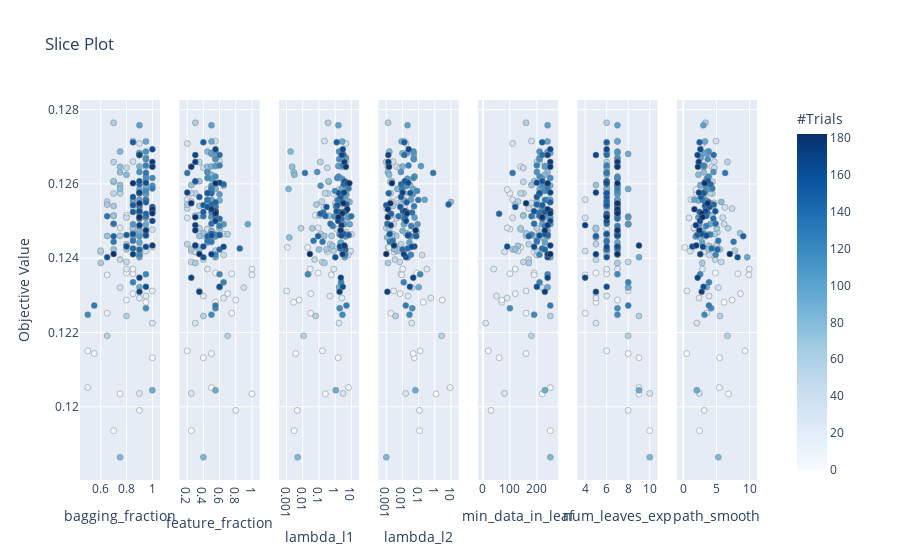

The cell this chart's notebook holds for it:
### Code cell
plot_slice(study)

### Figure 1 — Plotly figure (JSON) as saved in the notebook; plotly's stock layout.template omitted (floating-point values rounded to 4 significant figures; data arrays with more than 128 entries replaced by an {"elided": "..."} marker saying what was removed)
{"data": [{"marker": {"color": {"elided": "183 int values"}, "colorbar": {"title": {"text": "#Trials"}, "x": 1, "xpad": 40, "y": 0.5}, "colorscale": [[0, "rgb(247,251,255)"], [0.125, "rgb(222,235,247)"], [0.25, "rgb(198,219,239)"], [0.375, "rgb(158,202,225)"], [0.5, "rgb(107,174,214)"], [0.625, "rgb(66,146,198)"], [0.75, "rgb(33,113,181)"], [0.875, "rgb(8,81,156)"], [1, "rgb(8,48,107)"]], "line": {"color": "Grey", "width": 0.5}, "showscale": true}, "mode": "markers", "showlegend": false, "type": "scatter", "x": {"elided": "183 float values"}, "xaxis": "x", "y": {"elided": "183 float values"}, "yaxis": "y"}, {"marker": {"color": {"elided": "183 int values"}, "colorbar": {"title": {"text": "#Trials"}, "x": 1, "xpad": 40}, "colorscale": [[0, "rgb(247,251,255)"], [0.125, "rgb(222,235,247)"], [0.25, "rgb(198,219,239)"], [0.375, "rgb(158,202,225)"], [0.5, "rgb(107,174,214)"], [0.625, "rgb(66,146,198)"], [0.75, "rgb(33,113,181)"], [0.875, "rgb(8,81,156)"], [1, "rgb(8,48,107)"]], "line": {"color": "Grey", "width": 0.5}, "showscale": false}, "mode": "markers", "showlegend": false, "type": "scatter", "x": {"elided": "183 float values"}, "xaxis": "x2", "y": {"elided": "183 float values"}, "yaxis": "y2"}, {"marker": {"color": {"elided": "183 int values"}, "colorbar": {"title": {"text": "#Trials"}, "x": 1, "xpad": 40}, "colorscale": [[0, "rgb(247,251,255)"], [0.125, "rgb(222,235,247)"], [0.25, "rgb(198,219,239)"], [0.375, "rgb(158,202,225)"], [0.5, "rgb(107,174,214)"], [0.625, "rgb(66,146,198)"], [0.75, "rgb(33,113,181)"], [0.875, "rgb(8,81,156)"], [1, "rgb(8,48,107)"]], "line": {"color": "Grey", "width": 0.5}, "showscale": false}, "mode": "markers", "showlegend": false, "type": "scatter", "x": {"elided": "183 float values"}, "xaxis": "x3", "y": {"elided": "183 float values"}, "yaxis": "y3"}, {"marker": {"color": {"elided": "183 int values"}, "colorbar": {"title": {"text": "#Trials"}, "x": 1, "xpad": 40}, "colorscale": [[0, "rgb(247,251,255)"], [0.125, "rgb(222,235,247)"], [0.25, "rgb(198,219,239)"], [0.375, "rgb(158,202,225)"], [0.5, "rgb(107,174,214)"], [0.625, "rgb(66,146,198)"], [0.75, "rgb(33,113,181)"], [0.875, "rgb(8,81,156)"], [1, "rgb(8,48,107)"]], "line": {"color": "Grey", "width": 0.5}, "showscale": false}, "mode": "markers", "showlegend": false, "type": "scatter", "x": {"elided": "183 float values"}, "xaxis": "x4", "y": {"elided": "183 float values"}, "yaxis": "y4"}, {"marker": {"color": {"elided": "183 int values"}, "colorbar": {"title": {"text": "#Trials"}, "x": 1, "xpad": 40}, "colorscale": [[0, "rgb(247,251,255)"], [0.125, "rgb(222,235,247)"], [0.25, "rgb(198,219,239)"], [0.375, "rgb(158,202,225)"], [0.5, "rgb(107,174,214)"], [0.625, "rgb(66,146,198)"], [0.75, "rgb(33,113,181)"], [0.875, "rgb(8,81,156)"], [1, "rgb(8,48,107)"]], "line": {"color": "Grey", "width": 0.5}, "showscale": false}, "mode": "markers", "showlegend": false, "type": "scatter", "x": {"elided": "183 int values"}, "xaxis": "x5", "y": {"elided": "183 float values"}, "yaxis": "y5"}, {"marker": {"color": {"elided": "183 int values"}, "colorbar": {"title": {"text": "#Trials"}, "x": 1, "xpad": 40}, "colorscale": [[0, "rgb(247,251,255)"], [0.125, "rgb(222,235,247)"], [0.25, "rgb(198,219,239)"], [0.375, "rgb(158,202,225)"], [0.5, "rgb(107,174,214)"], [0.625, "rgb(66,146,198)"], [0.75, "rgb(33,113,181)"], [0.875, "rgb(8,81,156)"], [1, "rgb(8,48,107)"]], "line": {"color": "Grey", "width": 0.5}, "showscale": false}, "mode": "markers", "showlegend": false, "type": "scatter", "x": {"elided": "183 int values"}, "xaxis": "x6", "y": {"elided": "183 float values"}, "yaxis": "y6"}, {"marker": {"color": {"elided": "183 int values"}, "colorbar": {"title": {"text": "#Trials"}, "x": 1, "xpad": 40}, "colorscale": [[0, "rgb(247,251,255)"], [0.125, "rgb(222,235,247)"], [0.25, "rgb(198,219,239)"], [0.375, "rgb(158,202,225)"], [0.5, "rgb(107,174,214)"], [0.625, "rgb(66,146,198)"], [0.75, "rgb(33,113,181)"], [0.875, "rgb(8,81,156)"], [1, "rgb(8,48,107)"]], "line": {"color": "Grey", "width": 0.5}, "showscale": false}, "mode": "markers", "showlegend": false, "type": "scatter", "x": {"elided": "183 float values"}, "xaxis": "x7", "y": {"elided": "183 float values"}, "yaxis": "y7"}], "layout": {"autosize": true, "title": {"text": "Slice Plot"}, "xaxis": {"anchor": "y", "autorange": true, "domain": [0, 0.1184], "range": [0.4553, 1.045], "title": {"text": "bagging_fraction"}, "type": "linear"}, "xaxis2": {"anchor": "y2", "autorange": true, "domain": [0.1469, 0.2653], "range": [0.1285, 1.072], "title": {"text": "feature_fraction"}, "type": "linear"}, "xaxis3": {"anchor": "y3", "autorange": true, "domain": [0.2939, 0.4122], "range": [-3.344, 1.355], "title": {"text": "lambda_l1"}, "type": "log"}, "xaxis4": {"anchor": "y4", "autorange": true, "domain": [0.4408, 0.5592], "range": [-3.356, 1.345], "title": {"text": "lambda_l2"}, "type": "log"}, "xaxis5": {"anchor": "y5", "autorange": true, "domain": [0.5878, 0.7061], "range": [-11.46, 271.5], "title": {"text": "min_data_in_leaf"}, "type": "linear"}, "xaxis6": {"anchor": "y6", "autorange": true, "domain": [0.7347, 0.8531], "range": [3.463, 10.54], "title": {"text": "num_leaves_exp"}, "type": "linear"}, "xaxis7": {"anchor": "y7", "autorange": true, "domain": [0.8816, 1.0], "range": [-0.6726, 10.82], "title": {"text": "path_smooth"}, "type": "linear"}, "yaxis": {"anchor": "x", "autorange": true, "domain": [0, 1], "range": [0.1179, 0.1284], "title": {"text": "Objective Value"}, "type": "linear"}, "yaxis2": {"anchor": "x2", "autorange": true, "domain": [0, 1], "matches": "y", "range": [0.1179, 0.1284], "showticklabels": false, "type": "linear"}, "yaxis3": {"anchor": "x3", "autorange": true, "domain": [0, 1], "matches": "y", "range": [0.1179, 0.1284], "showticklabels": false, "type": "linear"}, "yaxis4": {"anchor": "x4", "autorange": true, "domain": [0, 1], "matches": "y", "range": [0.1179, 0.1284], "showticklabels": false, "type": "linear"}, "yaxis5": {"anchor": "x5", "autorange": true, "domain": [0, 1], "matches": "y", "range": [0.1179, 0.1284], "showticklabels": false, "type": "linear"}, "yaxis6": {"anchor": "x6", "autorange": true, "domain": [0, 1], "matches": "y", "range": [0.1179, 0.1284], "showticklabels": false, "type": "linear"}, "yaxis7": {"anchor": "x7", "autorange": true, "domain": [0, 1], "matches": "y", "range": [0.1179, 0.1284], "showticklabels": false, "type": "linear"}}}
